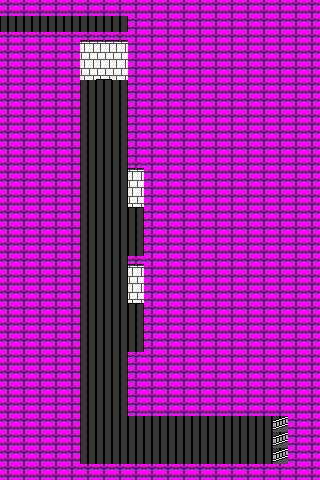

A 2D game scene composited from a Tiled map and its tileset images. What follows is a short description and the map's XML, with every tile layer's data as written:
An orthogonal 20x30 tile map with 16x16 px tiles, 2 tile layers (Tile Layer 1, Tile Layer 2), 4 tilesets.

<map version="1.10" tiledversion="1.10.2" orientation="orthogonal" renderorder="right-down" width="20" height="30" tilewidth="16" tileheight="16" infinite="0" nextlayerid="3" nextobjectid="1">
 <tileset firstgid="1" source="steel flooring.tsx" />
 <tileset firstgid="55" source="exterior and walls.tsx" />
 <tileset firstgid="325" source="roof tiles.tsx" />
 <tileset firstgid="512" source="interior tileset 1.tsx" />
 <layer id="1" name="Tile Layer 1" width="20" height="30">
  <data encoding="csv">
499,499,499,499,499,499,499,499,499,499,499,499,499,499,499,499,499,499,499,499,
6,6,6,6,6,6,6,6,499,499,499,499,499,499,499,499,499,499,499,499,
499,499,499,499,499,272,272,272,499,499,499,499,499,499,499,499,499,499,499,499,
499,499,499,499,499,272,272,272,499,499,499,499,499,499,499,499,499,499,499,499,
499,499,499,499,499,272,281,272,499,499,499,499,499,499,499,499,499,499,499,499,
499,499,499,499,499,6,6,6,499,499,499,499,499,499,499,499,499,499,499,499,
499,499,499,499,499,6,6,6,499,499,499,499,499,499,499,499,499,499,499,499,
499,499,499,499,499,6,6,6,499,499,499,499,499,499,499,499,499,499,499,499,
499,499,499,499,499,6,6,6,499,499,499,499,499,499,499,499,499,499,499,499,
499,499,499,499,499,6,6,6,499,499,499,499,499,499,499,499,499,499,499,499,
499,499,499,499,499,6,6,6,272,499,499,499,499,499,499,499,499,499,499,499,
499,499,499,499,499,6,6,6,272,499,499,499,499,499,499,499,499,499,499,499,
499,499,499,499,499,6,6,6,281,499,499,499,499,499,499,499,499,499,499,499,
499,499,499,499,499,6,6,6,6,499,499,499,499,499,499,499,499,499,499,499,
499,499,499,499,499,6,6,6,6,499,499,499,499,499,499,499,499,499,499,499,
499,499,499,499,499,6,6,6,6,499,499,499,499,499,499,499,499,499,499,499,
499,499,499,499,499,6,6,6,272,499,499,499,499,499,499,499,499,499,499,499,
499,499,499,499,499,6,6,6,272,499,499,499,499,499,499,499,499,499,499,499,
499,499,499,499,499,6,6,6,281,499,499,499,499,499,499,499,499,499,499,499,
499,499,499,499,499,6,6,6,6,499,499,499,499,499,499,499,499,499,499,499,
499,499,499,499,499,6,6,6,6,499,499,499,499,499,499,499,499,499,499,499,
499,499,499,499,499,6,6,6,6,499,499,499,499,499,499,499,499,499,499,499,
499,499,499,499,499,6,6,6,499,499,499,499,499,499,499,499,499,499,499,499,
499,499,499,499,499,6,6,6,499,499,499,499,499,499,499,499,499,499,499,499,
499,499,499,499,499,6,6,6,499,499,499,499,499,499,499,499,499,499,499,499,
499,499,499,499,499,6,6,6,499,499,499,499,499,499,499,499,499,499,499,499,
499,499,499,499,499,6,6,6,6,6,6,6,6,6,6,6,6,6,499,499,
499,499,499,499,499,6,6,6,6,6,6,6,6,6,6,6,6,6,499,499,
499,499,499,499,499,6,6,6,6,6,6,6,6,6,6,6,6,6,499,499,
499,499,499,499,499,499,499,499,499,499,499,499,499,499,499,499,499,499,499,499
</data>
 </layer>
 <layer id="2" name="Tile Layer 2" width="20" height="30">
  <data encoding="csv">
0,0,0,0,0,0,0,0,0,0,0,0,0,0,0,0,0,0,0,0,
0,0,0,0,0,0,0,0,0,0,0,0,0,0,0,0,0,0,0,0,
0,0,0,0,0,507,507,507,0,0,0,0,0,0,0,0,0,0,0,0,
0,0,0,0,0,0,0,0,0,0,0,0,0,0,0,0,0,0,0,0,
0,0,0,0,0,0,0,0,0,0,0,0,0,0,0,0,0,0,0,0,
0,0,0,0,0,0,0,0,0,0,0,0,0,0,0,0,0,0,0,0,
0,0,0,0,0,0,0,0,0,0,0,0,0,0,0,0,0,0,0,0,
0,0,0,0,0,0,0,0,0,0,0,0,0,0,0,0,0,0,0,0,
0,0,0,0,0,0,0,0,0,0,0,0,0,0,0,0,0,0,0,0,
0,0,0,0,0,0,0,0,0,0,0,0,0,0,0,0,0,0,0,0,
0,0,0,0,0,0,0,0,507,0,0,0,0,0,0,0,0,0,0,0,
0,0,0,0,0,0,0,0,0,0,0,0,0,0,0,0,0,0,0,0,
0,0,0,0,0,0,0,0,0,0,0,0,0,0,0,0,0,0,0,0,
0,0,0,0,0,0,0,0,0,0,0,0,0,0,0,0,0,0,0,0,
0,0,0,0,0,0,0,0,0,0,0,0,0,0,0,0,0,0,0,0,
0,0,0,0,0,0,0,0,0,0,0,0,0,0,0,0,0,0,0,0,
0,0,0,0,0,0,0,0,507,0,0,0,0,0,0,0,0,0,0,0,
0,0,0,0,0,0,0,0,0,0,0,0,0,0,0,0,0,0,0,0,
0,0,0,0,0,0,0,0,0,0,0,0,0,0,0,0,0,0,0,0,
0,0,0,0,0,0,0,0,0,0,0,0,0,0,0,0,0,0,0,0,
0,0,0,0,0,0,0,0,0,0,0,0,0,0,0,0,0,0,0,0,
0,0,0,0,0,0,0,0,0,0,0,0,0,0,0,0,0,0,0,0,
0,0,0,0,0,0,0,0,0,0,0,0,0,0,0,0,0,0,0,0,
0,0,0,0,0,0,0,0,0,0,0,0,0,0,0,0,0,0,0,0,
0,0,0,0,0,0,0,0,0,0,0,0,0,0,0,0,0,0,0,0,
0,0,0,0,0,0,0,0,0,0,0,0,0,0,0,0,0,0,0,0,
0,0,0,0,0,0,0,0,0,0,0,0,0,0,0,0,0,589,0,0,
0,0,0,0,0,0,0,0,0,0,0,0,0,0,0,0,0,589,0,0,
0,0,0,0,0,0,0,0,0,0,0,0,0,0,0,0,0,589,0,0,
0,0,0,0,0,0,0,0,0,0,0,0,0,0,0,0,0,0,0,0
</data>
 </layer>
</map>
